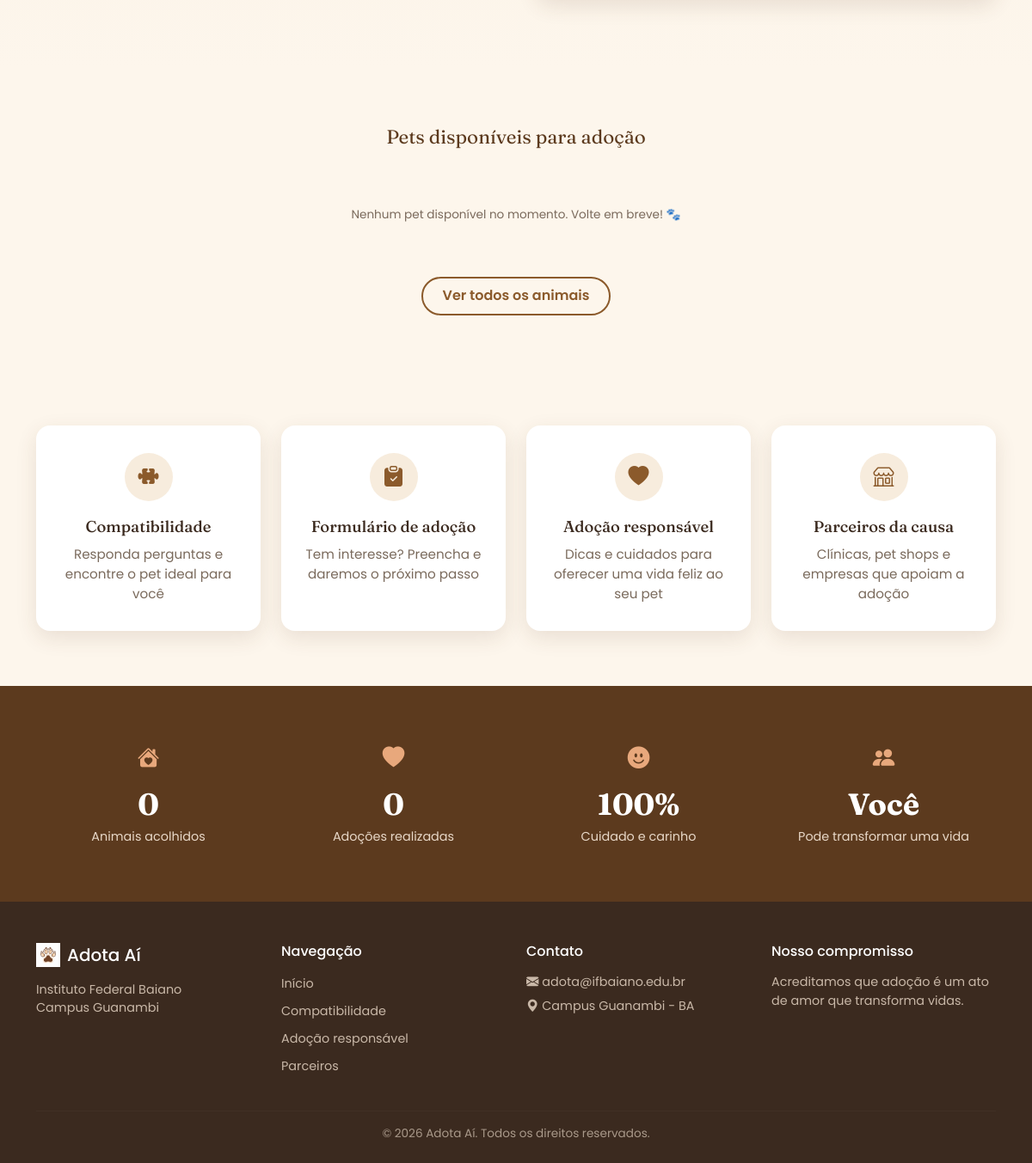
The app's page / (lower part), older data.
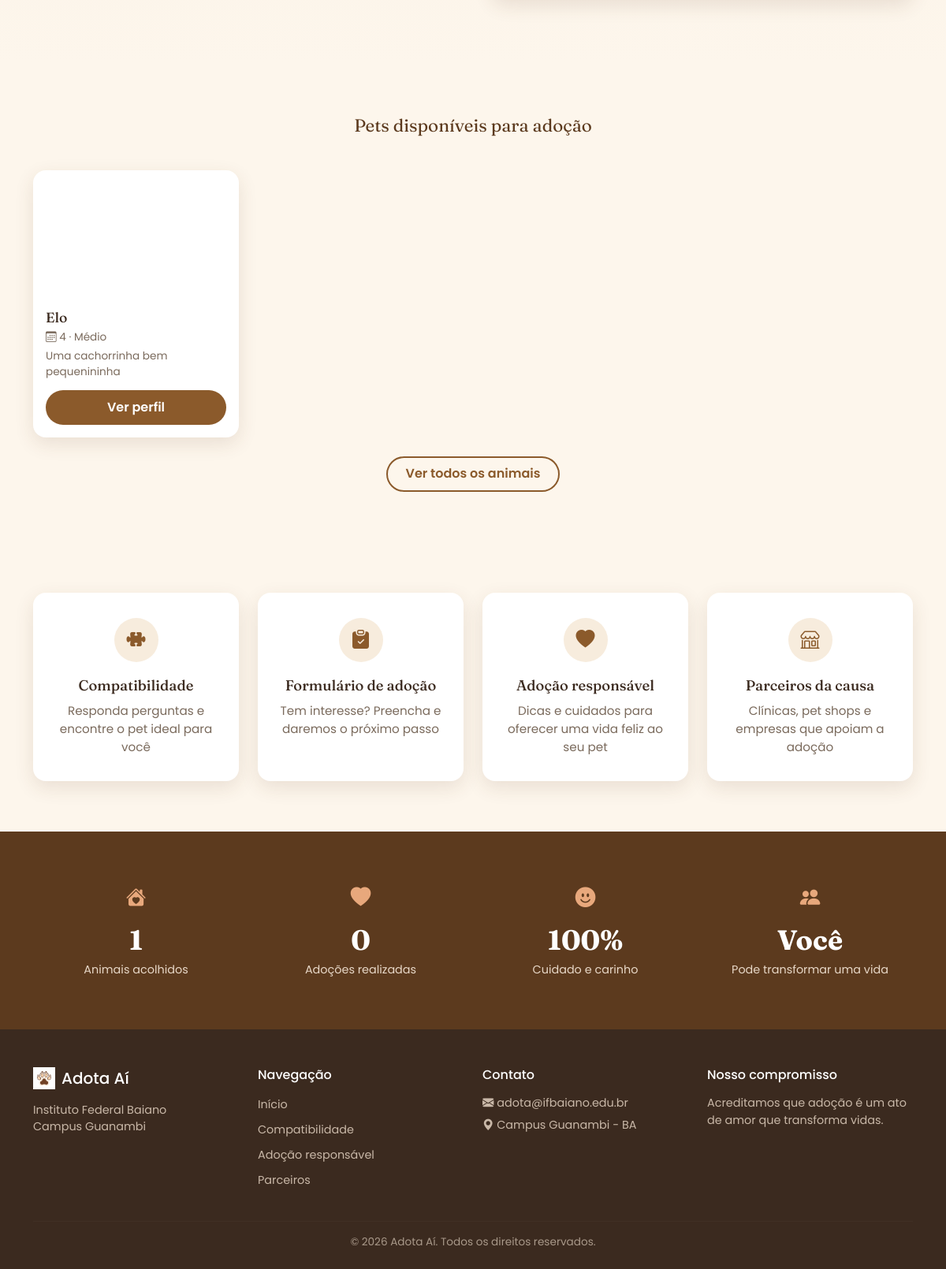
The same page, newer data.
### adocao/models.py (models this page shows, shortened)
class Pet(models.Model):
    ESPECIE = choices.ESPECIE
    PORTE = choices.PORTE
    ENERGIA = choices.ENERGIA
    TEMPERAMENTO = choices.TEMPERAMENTO
    INDEPENDENCIA = choices.INDEPENDENCIA
    TOLERANCIA_BARULHO = choices.TOLERANCIA_BARULHO
    EXPERIENCIA = choices.EXPERIENCIA
    CUIDADOS = choices.CUIDADOS
    CONVIVE = choices.CONVIVE
    nome = models.CharField(max_length=100)
    idade = models.CharField(max_length=50)
    descricao = models.TextField()
    foto = models.ImageField(
        upload_to="pets/"
    )
    disponivel = models.BooleanField(
        default=True
    )
    especie = models.CharField(
        "espécie", max_length=10, choices=choices.ESPECIE
    )
    porte = models.PositiveSmallIntegerField(
        "porte", choices=choices.PORTE
    )
    energia = models.PositiveSmallIntegerField(
        "nível de energia", choices=choices.ENERGIA
    )
    temperamento = models.PositiveSmallIntegerField(
        "temperamento", choices=choices.TEMPERAMENTO
    )
    independencia = models.PositiveSmallIntegerField(
        "independência", choices=choices.INDEPENDENCIA
    )
    tolerancia_barulho = models.PositiveSmallIntegerField(
        "tolerância a barulho", choices=choices.TOLERANCIA_BARULHO
    )
    experiencia = models.PositiveSmallIntegerField(
        "experiência exigida do tutor", choices=choices.EXPERIENCIA
    )
    cuidados = models.PositiveSmallIntegerField(
        "cuidados especiais", choices=choices.CUIDADOS
    )
    convive_criancas = models.CharField(
        "convive bem com crianças", max_length=3, choices=choices.CONVIVE
    )
    convive_outros_pets = models.CharField(
        "convive bem com outros pets", max_length=3, choices=choices.CONVIVE
    )

### usuarios/views.py (the view)
def home(request):
    pets = Pet.objects.filter(disponivel=True)[:4]
    total_acolhidos = Pet.objects.count()
    total_adocoes = SolicitacaoAdocao.objects.filter(status='Aprovado').count()
    return render(
        request,
        'home.html',
        {
            'pets': pets,
            'total_acolhidos': total_acolhidos,
            'total_adocoes': total_adocoes,
        }
    )

### templates/home.html (shortened to what the changed rows need)
{% extends 'base.html' %}
{% load static %}
{% block conteudo %}
<section class="section-pets" id="pets">
    <div class="container">
        <div class="row g-4">
            {% for pet in pets %}
            <div class="col-6 col-md-3">
                <div class="pet-card">
                    <div class="pet-card-img" style="background-image:url('{{ pet.foto.url }}')"></div>
                    <div class="pet-card-body">
                        <h3>{{ pet.nome }}</h3>
                        <p class="pet-meta"><i class="bi bi-calendar3"></i> {{ pet.idade }} · {{ pet.get_porte_display }}</p>
                        <p class="pet-temper">{{ pet.descricao|truncatewords:6 }}</p>
                        <a href="{% url 'detalhe_pet' pet.id %}" class="btn btn-primary-custom w-100">Ver perfil</a>
                    </div>
                </div>
            </div>
            {% empty %}
            <div class="col-12 text-center py-4">
                <p class="pet-temper">Nenhum pet disponível no momento. Volte em breve! 🐾</p>
            </div>
            {% endfor %}
        </div>
    </div>
</section>
<section class="section-stats">
    <div class="container">
        <div class="row g-4 text-center">
            <div class="col-6 col-md-3">
                <div class="stat-item">
                    <div class="stat-icon"><i class="bi bi-house-heart-fill"></i></div>
                    <div class="stat-number">{{ total_acolhidos }}</div>
                    <div class="stat-label">Animais acolhidos</div>
                </div>
            </div>
        </div>
    </div>
</section>
{% endblock %}

Row changes from the older to the newer data that the page shows:
added Pet: nome "Elo", idade "4", porte "Médio", descricao "Uma cachorrinha bem pequenininha"
Text that changed along with them:
{{ total_acolhidos }}: "0" → "1"
text no longer shown: "Nenhum pet disponível no momento. Volte em breve! 🐾"
